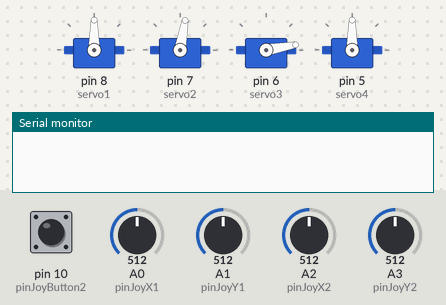
The sketch below on a simulated Arduino Uno, built with avr-gcc and run on an emulated ATmega328P. Shown: 4 × servo, the last lines printed to the serial monitor. The inputs (shaded band) are chosen by the test bench; at power-on: pin 10 (pinJoyButton2) HIGH, A0 (pinJoyX1) = 512, A1 (pinJoyY1) = 512, A2 (pinJoyX2) = 512, A3 (pinJoyY2) = 512.

Above: at 1.2 s.
1.3 s: pin 10 (pinJoyButton2) pulled LOW for 0.15 s
At 1.7 s:
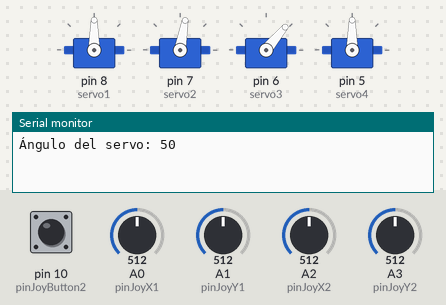
2.9 s: pin 10 (pinJoyButton2) pulled LOW for 1 s
At 3.4 s:
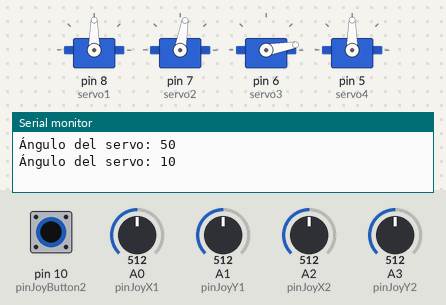
5.4 s: pin 10 (pinJoyButton2) pulled LOW for 3.2 s
At 6.5 s:
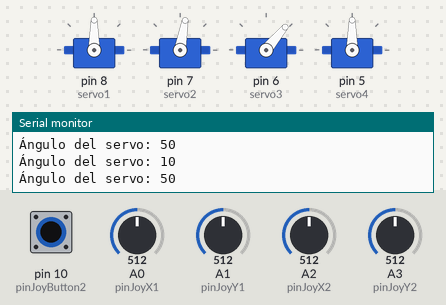
Timing chart, 0 to 8.4 s (numbered marks = the images above; inputs shaded):
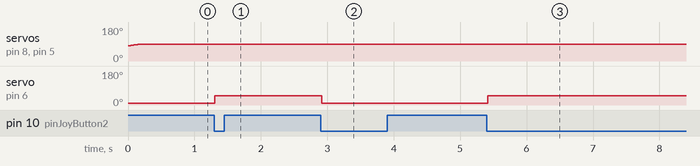

Measured:
- after the input at 1.3 s, servo on pin 6 (servo3): 10° → 50° at once
- after the input at 2.9 s, servo on pin 6 (servo3): 50° → 10° at once
- after the input at 5.4 s, servo on pin 6 (servo3): 10° → 50° at once

The sketch:

ProgramaParaElBrazo.ino
```cpp
#include <Servo.h>

// Definición de los servos
Servo servo1;
Servo servo2;
Servo servo3;
Servo servo4;

// Pines para los joysticks
const int pinJoyX1 = A0;
const int pinJoyY1 = A1;
const int pinJoyX2 = A2;
const int pinJoyY2 = A3;

// Pines para los botones de los joysticks (si deseas usarlos)
const int pinJoyButton1 = 9;
const int pinJoyButton2 = 10;
bool buttonPressed = false;   // Almacena si el botón está presionado
bool previousButtonState = HIGH; // Estado anterior del botón para detectar cambios

const int pinTrigger = 12;
const int pinEcho = 11;

const int safeDistance = 10; // Define que tan cerca debe estar el objeto para que el brazo frene.
long duration;
// Ángulos iniciales y objetivos para los servos
int angle1 = 80; // Giro
int angle2 = 80; // Distancia
int angle3 = 10; // Pinza
int angle4 = 80; // Altura

int targetAngle1 = 90;
int targetAngle2 = 80;
int targetAngle4 = 90;

// Umbral para considerar el joystick en reposo
const int threshold = 500;

// Paso de incremento en los ángulos para suavizar el movimiento
const int step = 1;

// Función para mover el servo suavemente
void moveSmoothly(Servo &servo, int &currentAngle, int targetAngle) {
  if (currentAngle < targetAngle) {
    currentAngle += step;
  } else if (currentAngle > targetAngle) {
    currentAngle -= step;
  }
  servo.write(currentAngle);
}
/*
void scanForObject(Servo &servo,Servo &servo1, Servo &servo2,int distancia, int safeDistance, int &currentAngle, int targetAngle){
    servo.write(90);
    servo1.write(90);
    while (distancia > safeDistance){
      if(currentAngle < 80 && currentAngle>=0){
        moveSmoothly(servo2,currentAngle,0);
        moveSmoothly(servo2,currentAngle,80);
      }else{
        moveSmoothly(servo2,currentAngle,160);
        moveSmoothly(servo2,currentAngle,79);
      }
    }
    stop(servo2);
}*/
void setup() {
  // Configurar los botones de los joysticks como entrada
  pinMode(pinJoyButton1, INPUT_PULLUP);
  pinMode(pinJoyButton2, INPUT_PULLUP);
  pinMode(pinTrigger, OUTPUT);
  pinMode(pinEcho, INPUT);
  // Conectar los servos a los pines correspondientes
  servo1.attach(8); //Grio
  servo2.attach(7); //Distancia
  servo3.attach(6); //Pinza
  servo4.attach(5); //Altura


  // Posición inicial de los servos
  servo1.write(angle1);
  servo2.write(angle2);
  servo3.write(angle3);
  servo4.write(angle4);

  // Iniciar comunicación serial (opcional para monitoreo)
  Serial.begin(9600);
}

void loop() {
  // Leer valores de los ejes X y Y de ambos joysticks
  int xValue1 = analogRead(pinJoyX1);
  int yValue1 = analogRead(pinJoyY1);
  int xValue2 = analogRead(pinJoyX2);
  int yValue2 = analogRead(pinJoyY2);
  bool buttonState= digitalRead(pinJoyButton2);

  // Si el valor del joystick se aleja del centro (más allá del umbral), se actualiza el ángulo objetivo
  if (abs(xValue1 - 512) > threshold) {
    targetAngle1 = map(xValue1, 0, 1023, 0, 160);  // Servo 1 controlado por eje X del Joystick 1. Giro
  }

  if (abs(yValue1 - 512) > threshold) {
    targetAngle2 = map(yValue1, 0, 1023, 0, 160);  // Servo 2 controlado por eje Y del Joystick 1. Distancia
  }
  if (abs(yValue2 - 512) > threshold) {
    targetAngle4 = map(yValue2, 0, 1023, 0, 160);  // Servo 4 controlado por eje Y del Joystick 2. Altura
  }
  if (buttonState == LOW && previousButtonState == HIGH) {
    buttonPressed = !buttonPressed; // Alterna el estado del botón
    if (angle3 == 50) {
      angle3 = 10;             // Si el ángulo es 50, cambia a 0
    } else {
      angle3 = 50;            // Si no, cambia a 50
    }
    servo3.write(angle3);     // Ajusta el servo al nuevo ángulo
    Serial.print("Ángulo del servo: ");
    Serial.println(angle3);
  }

  previousButtonState = buttonState;
  // Usar la función moveSmoothly() para mover los servos suavemente
  moveSmoothly(servo1, angle1, targetAngle1);
  moveSmoothly(servo2, angle2, targetAngle2);
  moveSmoothly(servo4, angle4, targetAngle4);
  //int distance = measureDistance();
  /*// Opcional: Mostrar el valor de los ángulos en el monitor serial
  Serial.print("Servo1: ");
  Serial.print(angle1);
  Serial.print(" | Servo2: ");
  Serial.print(angle2);
  Serial.print(" | Servo3: ");
  Serial.print(angle3);
  Serial.print(" | Servo4: ");
  Serial.println(angle4);
  */
  // Pausa pequeña para suavizar el movimiento
  delay(20);

}/*
int measureDistance() {
// Primero, generar un pulso corto de 2-5 microsegundos.
    digitalWrite(pinTrigger, LOW);
    delayMicroseconds(5);
    digitalWrite(pinTrigger, HIGH);
// Después de ajustar un nivel de señal alto, esperamos unos 10 microsegundos. En este punto el sensor enviará señales con una frecuencia de 40 kHz.
    delayMicroseconds(10);
    digitalWrite(pinTrigger, LOW);

// Tiempo de retardo de la señal acústica en el sonar.
    duration = pulseIn(pinEcho, HIGH);

// Convertir el tiempo a distancia (cm).
    int distance = (duration / 2) / 29.1;
    return distance;
}

void stop(Servo &servo) {
    servo.detach(); // Deja de mandar señales y frena el servo en su posición actual.
}*/
```
